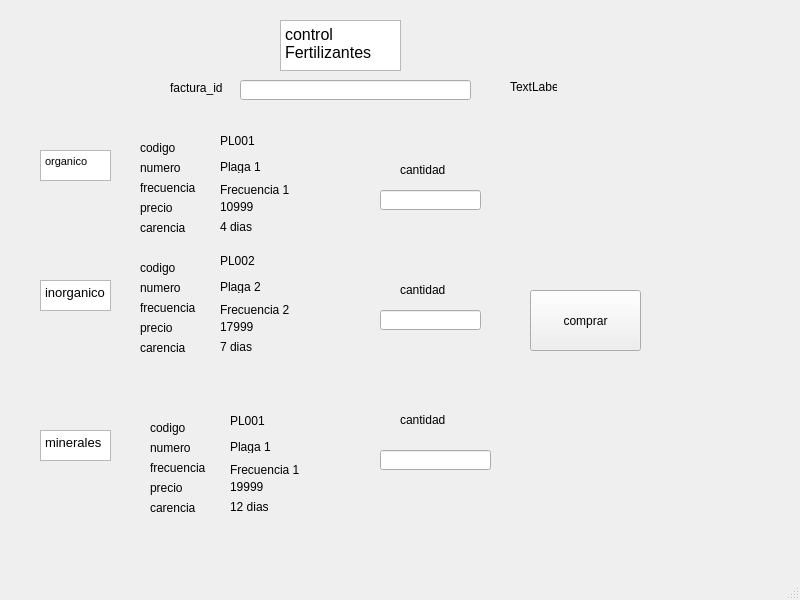
<?xml version="1.0" encoding="UTF-8"?>
<ui version="4.0">
 <class>MainWindow</class>
 <widget class="QMainWindow" name="MainWindow">
  <property name="geometry">
   <rect>
    <x>0</x>
    <y>0</y>
    <width>800</width>
    <height>600</height>
   </rect>
  </property>
  <property name="windowTitle">
   <string>MainWindow</string>
  </property>
  <widget class="QWidget" name="centralwidget">
   <widget class="QLabel" name="label_14">
    <property name="geometry">
     <rect>
      <x>140</x>
      <y>340</y>
      <width>71</width>
      <height>16</height>
     </rect>
    </property>
    <property name="text">
     <string>carencia</string>
    </property>
   </widget>
   <widget class="QLabel" name="nombre_cliente_16">
    <property name="geometry">
     <rect>
      <x>220</x>
      <y>220</y>
      <width>47</width>
      <height>13</height>
     </rect>
    </property>
    <property name="text">
     <string>4 dias</string>
    </property>
   </widget>
   <widget class="QLabel" name="label_8">
    <property name="geometry">
     <rect>
      <x>140</x>
      <y>280</y>
      <width>71</width>
      <height>16</height>
     </rect>
    </property>
    <property name="text">
     <string>numero</string>
    </property>
   </widget>
   <widget class="QLabel" name="nombre_cliente_13">
    <property name="geometry">
     <rect>
      <x>400</x>
      <y>160</y>
      <width>71</width>
      <height>20</height>
     </rect>
    </property>
    <property name="text">
     <string>cantidad</string>
    </property>
   </widget>
   <widget class="QLabel" name="label_9">
    <property name="geometry">
     <rect>
      <x>150</x>
      <y>420</y>
      <width>71</width>
      <height>16</height>
     </rect>
    </property>
    <property name="text">
     <string>codigo</string>
    </property>
   </widget>
   <widget class="QLabel" name="label_12">
    <property name="geometry">
     <rect>
      <x>150</x>
      <y>440</y>
      <width>71</width>
      <height>16</height>
     </rect>
    </property>
    <property name="text">
     <string>numero</string>
    </property>
   </widget>
   <widget class="QLabel" name="label_4">
    <property name="geometry">
     <rect>
      <x>140</x>
      <y>140</y>
      <width>71</width>
      <height>16</height>
     </rect>
    </property>
    <property name="text">
     <string>codigo</string>
    </property>
   </widget>
   <widget class="QLabel" name="nombre_cliente_6">
    <property name="geometry">
     <rect>
      <x>220</x>
      <y>320</y>
      <width>47</width>
      <height>13</height>
     </rect>
    </property>
    <property name="text">
     <string>17999</string>
    </property>
   </widget>
   <widget class="QPushButton" name="comprar">
    <property name="geometry">
     <rect>
      <x>530</x>
      <y>290</y>
      <width>111</width>
      <height>61</height>
     </rect>
    </property>
    <property name="text">
     <string>comprar</string>
    </property>
   </widget>
   <widget class="QLabel" name="label_13">
    <property name="geometry">
     <rect>
      <x>140</x>
      <y>220</y>
      <width>71</width>
      <height>16</height>
     </rect>
    </property>
    <property name="text">
     <string>carencia</string>
    </property>
   </widget>
   <widget class="QLabel" name="label_17">
    <property name="geometry">
     <rect>
      <x>510</x>
      <y>80</y>
      <width>47</width>
      <height>13</height>
     </rect>
    </property>
    <property name="text">
     <string>TextLabel</string>
    </property>
   </widget>
   <widget class="QLabel" name="nombre_cliente">
    <property name="geometry">
     <rect>
      <x>220</x>
      <y>130</y>
      <width>47</width>
      <height>21</height>
     </rect>
    </property>
    <property name="text">
     <string>PL001</string>
    </property>
   </widget>
   <widget class="QLabel" name="nombre_cliente_3">
    <property name="geometry">
     <rect>
      <x>220</x>
      <y>180</y>
      <width>71</width>
      <height>20</height>
     </rect>
    </property>
    <property name="text">
     <string>Frecuencia 1</string>
    </property>
   </widget>
   <widget class="QLabel" name="label_10">
    <property name="geometry">
     <rect>
      <x>150</x>
      <y>480</y>
      <width>71</width>
      <height>16</height>
     </rect>
    </property>
    <property name="text">
     <string>precio</string>
    </property>
   </widget>
   <widget class="QLabel" name="nombre_cliente_5">
    <property name="geometry">
     <rect>
      <x>220</x>
      <y>300</y>
      <width>71</width>
      <height>20</height>
     </rect>
    </property>
    <property name="text">
     <string>Frecuencia 2</string>
    </property>
   </widget>
   <widget class="QTextBrowser" name="textBrowser_3">
    <property name="geometry">
     <rect>
      <x>40</x>
      <y>280</y>
      <width>71</width>
      <height>31</height>
     </rect>
    </property>
    <property name="html">
     <string>&lt;!DOCTYPE HTML PUBLIC &quot;-//W3C//DTD HTML 4.0//EN&quot; &quot;http://www.w3.org/TR/REC-html40/strict.dtd&quot;&gt;
&lt;html&gt;&lt;head&gt;&lt;meta name=&quot;qrichtext&quot; content=&quot;1&quot; /&gt;&lt;style type=&quot;text/css&quot;&gt;
p, li { white-space: pre-wrap; }
&lt;/style&gt;&lt;/head&gt;&lt;body style=&quot; font-family:'MS Shell Dlg 2'; font-size:8.25pt; font-weight:400; font-style:normal;&quot;&gt;
&lt;p style=&quot; margin-top:0px; margin-bottom:0px; margin-left:0px; margin-right:0px; -qt-block-indent:0; text-indent:0px;&quot;&gt;&lt;span style=&quot; font-size:10pt;&quot;&gt;inorganico&lt;/span&gt;&lt;/p&gt;&lt;/body&gt;&lt;/html&gt;</string>
    </property>
   </widget>
   <widget class="QTextBrowser" name="textBrowser_2">
    <property name="geometry">
     <rect>
      <x>40</x>
      <y>150</y>
      <width>71</width>
      <height>31</height>
     </rect>
    </property>
    <property name="html">
     <string>&lt;!DOCTYPE HTML PUBLIC &quot;-//W3C//DTD HTML 4.0//EN&quot; &quot;http://www.w3.org/TR/REC-html40/strict.dtd&quot;&gt;
&lt;html&gt;&lt;head&gt;&lt;meta name=&quot;qrichtext&quot; content=&quot;1&quot; /&gt;&lt;style type=&quot;text/css&quot;&gt;
p, li { white-space: pre-wrap; }
&lt;/style&gt;&lt;/head&gt;&lt;body style=&quot; font-family:'MS Shell Dlg 2'; font-size:8.25pt; font-weight:400; font-style:normal;&quot;&gt;
&lt;p style=&quot; margin-top:0px; margin-bottom:0px; margin-left:0px; margin-right:0px; -qt-block-indent:0; text-indent:0px;&quot;&gt;organico&lt;/p&gt;&lt;/body&gt;&lt;/html&gt;</string>
    </property>
   </widget>
   <widget class="QLabel" name="nombre_cliente_14">
    <property name="geometry">
     <rect>
      <x>400</x>
      <y>280</y>
      <width>71</width>
      <height>20</height>
     </rect>
    </property>
    <property name="text">
     <string>cantidad</string>
    </property>
   </widget>
   <widget class="QLabel" name="label">
    <property name="geometry">
     <rect>
      <x>140</x>
      <y>200</y>
      <width>71</width>
      <height>16</height>
     </rect>
    </property>
    <property name="text">
     <string>precio</string>
    </property>
   </widget>
   <widget class="QLineEdit" name="recibe_cantidad_3">
    <property name="geometry">
     <rect>
      <x>380</x>
      <y>450</y>
      <width>111</width>
      <height>20</height>
     </rect>
    </property>
    <property name="text">
     <string/>
    </property>
   </widget>
   <widget class="QLabel" name="nombre_cliente_9">
    <property name="geometry">
     <rect>
      <x>230</x>
      <y>460</y>
      <width>71</width>
      <height>20</height>
     </rect>
    </property>
    <property name="text">
     <string>Frecuencia 1</string>
    </property>
   </widget>
   <widget class="QLabel" name="nombre_cliente_11">
    <property name="geometry">
     <rect>
      <x>230</x>
      <y>440</y>
      <width>47</width>
      <height>13</height>
     </rect>
    </property>
    <property name="text">
     <string>Plaga 1</string>
    </property>
   </widget>
   <widget class="QLabel" name="nombre_cliente_18">
    <property name="geometry">
     <rect>
      <x>230</x>
      <y>500</y>
      <width>47</width>
      <height>13</height>
     </rect>
    </property>
    <property name="text">
     <string>12 dias</string>
    </property>
   </widget>
   <widget class="QTextBrowser" name="textBrowser">
    <property name="geometry">
     <rect>
      <x>280</x>
      <y>20</y>
      <width>121</width>
      <height>51</height>
     </rect>
    </property>
    <property name="html">
     <string>&lt;!DOCTYPE HTML PUBLIC &quot;-//W3C//DTD HTML 4.0//EN&quot; &quot;http://www.w3.org/TR/REC-html40/strict.dtd&quot;&gt;
&lt;html&gt;&lt;head&gt;&lt;meta name=&quot;qrichtext&quot; content=&quot;1&quot; /&gt;&lt;style type=&quot;text/css&quot;&gt;
p, li { white-space: pre-wrap; }
&lt;/style&gt;&lt;/head&gt;&lt;body style=&quot; font-family:'MS Shell Dlg 2'; font-size:8.25pt; font-weight:400; font-style:normal;&quot;&gt;
&lt;p style=&quot; margin-top:0px; margin-bottom:0px; margin-left:0px; margin-right:0px; -qt-block-indent:0; text-indent:0px;&quot;&gt;&lt;span style=&quot; font-size:12pt;&quot;&gt;control Fertilizantes&lt;/span&gt;&lt;/p&gt;&lt;/body&gt;&lt;/html&gt;</string>
    </property>
   </widget>
   <widget class="QLabel" name="nombre_cliente_10">
    <property name="geometry">
     <rect>
      <x>230</x>
      <y>480</y>
      <width>47</width>
      <height>13</height>
     </rect>
    </property>
    <property name="text">
     <string>19999</string>
    </property>
   </widget>
   <widget class="QTextBrowser" name="textBrowser_4">
    <property name="geometry">
     <rect>
      <x>40</x>
      <y>430</y>
      <width>71</width>
      <height>31</height>
     </rect>
    </property>
    <property name="html">
     <string>&lt;!DOCTYPE HTML PUBLIC &quot;-//W3C//DTD HTML 4.0//EN&quot; &quot;http://www.w3.org/TR/REC-html40/strict.dtd&quot;&gt;
&lt;html&gt;&lt;head&gt;&lt;meta name=&quot;qrichtext&quot; content=&quot;1&quot; /&gt;&lt;style type=&quot;text/css&quot;&gt;
p, li { white-space: pre-wrap; }
&lt;/style&gt;&lt;/head&gt;&lt;body style=&quot; font-family:'MS Shell Dlg 2'; font-size:8.25pt; font-weight:400; font-style:normal;&quot;&gt;
&lt;p style=&quot; margin-top:0px; margin-bottom:0px; margin-left:0px; margin-right:0px; -qt-block-indent:0; text-indent:0px;&quot;&gt;&lt;span style=&quot; font-size:10pt;&quot;&gt;minerales&lt;/span&gt;&lt;/p&gt;&lt;/body&gt;&lt;/html&gt;</string>
    </property>
   </widget>
   <widget class="QLabel" name="nombre_cliente_7">
    <property name="geometry">
     <rect>
      <x>220</x>
      <y>280</y>
      <width>47</width>
      <height>13</height>
     </rect>
    </property>
    <property name="text">
     <string>Plaga 2</string>
    </property>
   </widget>
   <widget class="QLineEdit" name="recibe_cantidad_2">
    <property name="geometry">
     <rect>
      <x>380</x>
      <y>310</y>
      <width>101</width>
      <height>20</height>
     </rect>
    </property>
    <property name="text">
     <string/>
    </property>
   </widget>
   <widget class="QLabel" name="nombre_cliente_15">
    <property name="geometry">
     <rect>
      <x>400</x>
      <y>410</y>
      <width>71</width>
      <height>20</height>
     </rect>
    </property>
    <property name="text">
     <string>cantidad</string>
    </property>
   </widget>
   <widget class="QLabel" name="nombre_cliente_8">
    <property name="geometry">
     <rect>
      <x>220</x>
      <y>250</y>
      <width>47</width>
      <height>21</height>
     </rect>
    </property>
    <property name="text">
     <string>PL002</string>
    </property>
   </widget>
   <widget class="QLabel" name="label_7">
    <property name="geometry">
     <rect>
      <x>140</x>
      <y>300</y>
      <width>71</width>
      <height>16</height>
     </rect>
    </property>
    <property name="text">
     <string>frecuencia</string>
    </property>
   </widget>
   <widget class="QLabel" name="label_6">
    <property name="geometry">
     <rect>
      <x>140</x>
      <y>320</y>
      <width>71</width>
      <height>16</height>
     </rect>
    </property>
    <property name="text">
     <string>precio</string>
    </property>
   </widget>
   <widget class="QLabel" name="label_16">
    <property name="geometry">
     <rect>
      <x>170</x>
      <y>80</y>
      <width>71</width>
      <height>16</height>
     </rect>
    </property>
    <property name="text">
     <string>factura_id</string>
    </property>
   </widget>
   <widget class="QLineEdit" name="recibe_id_factura_fertilizante">
    <property name="geometry">
     <rect>
      <x>240</x>
      <y>80</y>
      <width>231</width>
      <height>20</height>
     </rect>
    </property>
    <property name="text">
     <string/>
    </property>
   </widget>
   <widget class="QLabel" name="nombre_cliente_2">
    <property name="geometry">
     <rect>
      <x>220</x>
      <y>160</y>
      <width>47</width>
      <height>13</height>
     </rect>
    </property>
    <property name="text">
     <string>Plaga 1</string>
    </property>
   </widget>
   <widget class="QLabel" name="nombre_cliente_4">
    <property name="geometry">
     <rect>
      <x>220</x>
      <y>200</y>
      <width>47</width>
      <height>13</height>
     </rect>
    </property>
    <property name="text">
     <string>10999</string>
    </property>
   </widget>
   <widget class="QLabel" name="label_11">
    <property name="geometry">
     <rect>
      <x>150</x>
      <y>460</y>
      <width>71</width>
      <height>16</height>
     </rect>
    </property>
    <property name="text">
     <string>frecuencia</string>
    </property>
   </widget>
   <widget class="QLabel" name="nombre_cliente_12">
    <property name="geometry">
     <rect>
      <x>230</x>
      <y>410</y>
      <width>47</width>
      <height>21</height>
     </rect>
    </property>
    <property name="text">
     <string>PL001</string>
    </property>
   </widget>
   <widget class="QLabel" name="label_2">
    <property name="geometry">
     <rect>
      <x>140</x>
      <y>160</y>
      <width>71</width>
      <height>16</height>
     </rect>
    </property>
    <property name="text">
     <string>numero</string>
    </property>
   </widget>
   <widget class="QLabel" name="label_5">
    <property name="geometry">
     <rect>
      <x>140</x>
      <y>260</y>
      <width>71</width>
      <height>16</height>
     </rect>
    </property>
    <property name="text">
     <string>codigo</string>
    </property>
   </widget>
   <widget class="QLineEdit" name="recibe_cantidad">
    <property name="geometry">
     <rect>
      <x>380</x>
      <y>190</y>
      <width>101</width>
      <height>20</height>
     </rect>
    </property>
    <property name="text">
     <string/>
    </property>
   </widget>
   <widget class="QLabel" name="label_15">
    <property name="geometry">
     <rect>
      <x>150</x>
      <y>500</y>
      <width>71</width>
      <height>16</height>
     </rect>
    </property>
    <property name="text">
     <string>carencia</string>
    </property>
   </widget>
   <widget class="QLabel" name="label_3">
    <property name="geometry">
     <rect>
      <x>140</x>
      <y>180</y>
      <width>71</width>
      <height>16</height>
     </rect>
    </property>
    <property name="text">
     <string>frecuencia</string>
    </property>
   </widget>
   <widget class="QLabel" name="nombre_cliente_17">
    <property name="geometry">
     <rect>
      <x>220</x>
      <y>340</y>
      <width>47</width>
      <height>13</height>
     </rect>
    </property>
    <property name="text">
     <string>7 dias</string>
    </property>
   </widget>
  </widget>
  <widget class="QMenuBar" name="menubar">
   <property name="geometry">
    <rect>
     <x>0</x>
     <y>0</y>
     <width>800</width>
     <height>21</height>
    </rect>
   </property>
  </widget>
  <widget class="QStatusBar" name="statusbar"/>
 </widget>
 <resources/>
 <connections/>
</ui>
